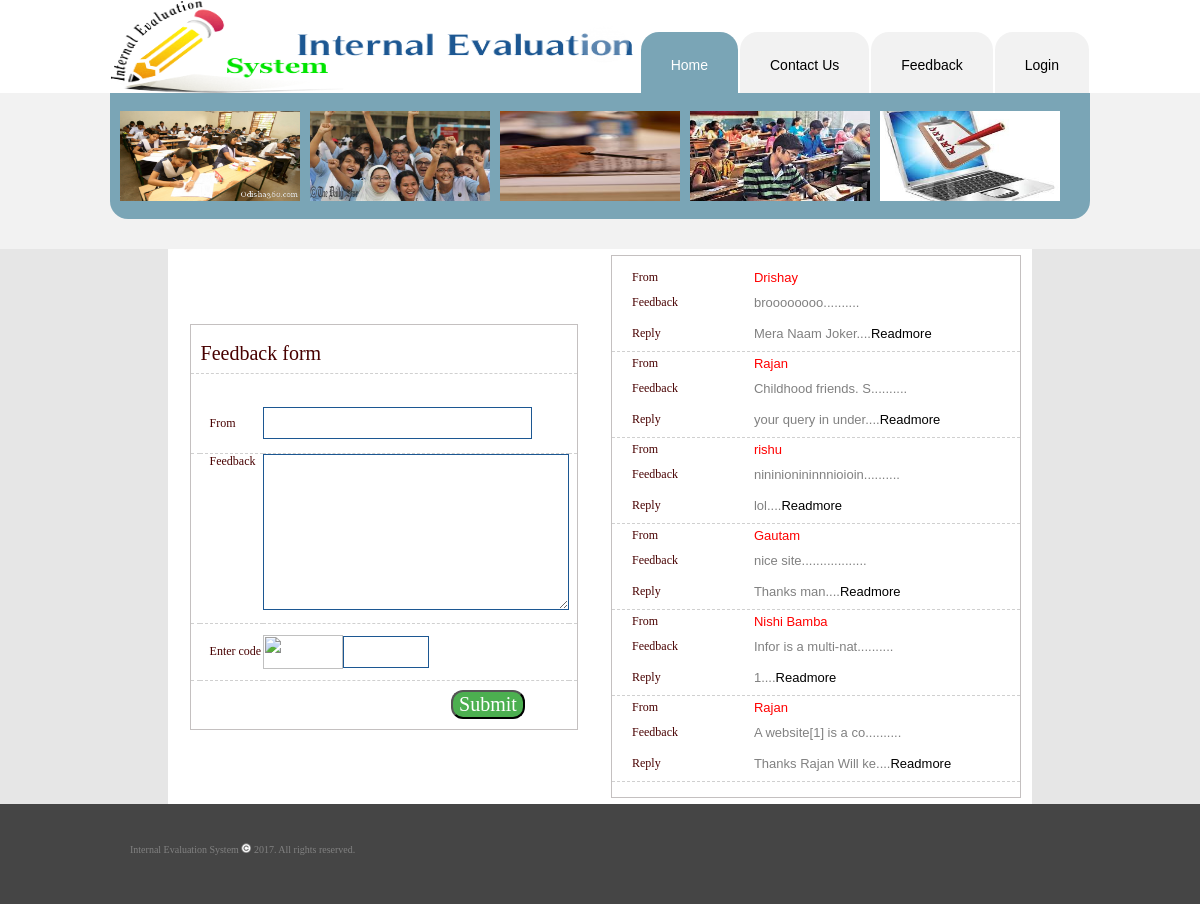
Page /danish/feedback.php on the committed database.
### tables this page shows
CREATE TABLE IF NOT EXISTS `feedback` (
  `feedbackid` varchar(50) NOT NULL,
  `fromuser` varchar(50) NOT NULL,
  `feedback` text NOT NULL,
  `reply` text NOT NULL,
  `dateofreply` varchar(20) NOT NULL,
  `status` varchar(1) NOT NULL DEFAULT 'T',
  `date` varchar(20) NOT NULL
);

### danish/feedback.php (the view, shortened to what this page needs)
<?php
$error=isset($_REQUEST["error"])?$_REQUEST["error"]:"";
include("cont.php");
$q="select * from feedback where status='T'";
$qrey=mysqli_query($con,$q);
include("top.php");
?>
<form action="feedback.php" method="post">
<div align="center">
  <center>
  <table border="0" cellpadding="0" cellspacing="0"  width="72%" height="400" class="bkwhite">
    <tr>
      <td width="50%" height="555">
      <div align="center">
          <center>
          <table border="0" cellpadding="0" cellspacing="0" width="90%" height="225" class="regtab">
            <tr>
              <td width="118%" colspan="5" height="38" class="title" id="border_bottom">
              Feedback form</td>
            </tr>
            <tr>
              <td width="100%" colspan="5" height="20" class="msg"><center><?=$error?></center></td>
            </tr>
            <tr>
              <td width="1%" height="59" id="border_bottom">&nbsp;</td>
              <td width="31%" height="59" class="labels" id="border_bottom">
              From</td>
              <td width="59%" height="59" id="border_bottom" colspan="2">
              <input type="text" name="from" size="20" class="textbox" autocomplete="off"></td>
              <td width="27%" height="59" id="border_bottom">&nbsp;</td>
            </tr>
            <tr>
              <td width="1%" height="169" id="border_bottom">&nbsp;</td>
              <td width="31%" height="169" class="labels" id="border_bottom" valign="top">
              Feedback</td>
              <td width="59%" height="169" id="border_bottom" valign="top" colspan="2">
              <textarea rows="2" name="feed" cols="20" class="textarea"></textarea></td>
              <td width="27%" height="169" id="border_bottom">&nbsp;</td>
            </tr>
            <tr>
              <td width="1%" height="56" id="border_bottom">&nbsp;</td>
              <td width="16%" height="56" class="labels" id="border_bottom">Enter
              code</td>
              <td width="59%" height="56" id="border_bottom" colspan="2">
              <div align="left">
                <table border="0" cellpadding="0" cellspacing="0" width="62%" height="32" style="border-collapse: collapse" bordercolor="#111111">
                  <tr>
                    <td width="42%" height="32">
                    <img src="imag.php" class="capcha"> </td>
                    <td width="153%" height="32">
                    <input type="text" name="code" size="7" class="textbox1" autocomplete="off"></td>
                  </tr>
                </table>
              </div>
              </td>
              <td width="27%" height="56" id="border_bottom">&nbsp;</td>
            </tr>
            <tr>
              <td width="13%" height="48"><center>&nbsp;</center></td>
              <td width="17%" height="48">&nbsp;</td>
              <td width="31%" height="48">&nbsp;</td>
              <td width="13%" height="48">
              <input type="submit" value="Submit" name="action" class="buttons"></td>
              <td width="26%" height="48">&nbsp;</td>
            </tr>
          </table>
          </center>
        </div>
  </td>
      <td width="50%" height="555" align="center">
<center>
  <table border="0" cellpadding="0" cellspacing="0"  width="95%" height="392" class="regtab">
  <tr>
    <td width="364" height="290" align="left" valign="top">
    <div align="center">
       <?php
    while($res=mysqli_fetch_row($qrey))
    {
    $query=substr($res[2],0,20);
    $reply=substr($res[3],0,20);
    ?>
    <div align="center" id="border_bottom">
        <center>
        <table border="0" cellpadding="0" cellspacing="0" width="95%" height="85" >
          <tr>
            <td width="34%"  height="2" class="labels" > From </td>
            <td width="66%" height="2" > <font color="#FF0000"> <?=$res[1]?> </font> </td>
          </tr>
          <tr>
            <td width="34%"  height="17" class="labels">Feedback</td>
            <td width="66%"  height="17"><?=$query."...."?>......</td>
          </tr>
          <tr>
            <td width="34%"  height="22" class="labels">Reply</td>
            <td width="66%"  height="22"> <?=$reply."...."?><a href="feedbackmanage_view.php?sid=<?=$res[0]?>">Readmore</a></td>
          </tr>
        </table>
        </div>
        <?php
      }
      ?>
        </center>
      </div>
      <br>
       </td>
  </tr>
  </table></center>
<?php
include("bottom.php");
?>

### danish/images/stylesheet.css (style rules this page uses)
body { margin: 0px; color: rgb(129, 129, 129); font-family: Arial, Helvetica, sans-serif; font-size: 13px; background-color: rgb(242, 242, 242); }
a { color: rgb(0, 0, 0); text-decoration: none; }
.bkwhite { background:#ffffff; }
.title { font-size: 20px; color: #480000; font-family: verdana; padding-left: 10px; }
.labels { font-size: 12px; color: #480000; font-family: verdana; padding-left: 10px; }
.textbox { height:28px; width:263px; border: 1px solid #1C5792; }
.buttons { color: #ffffff; background-color: #4CAF50; font-size: 20px; border-radius: 12px; font-family:verdana; }
.textbox1 { height:28px; width:80px; border: 1px solid #1C5792; }
#border_bottom { border-bottom: 1px dashed #d0d0d0; }
.textarea { border: 1px solid #1C5792; width: 300px; height: 150px; }
.msg { color: #ff0000; font-size: 11px; font-family: Verdana; }
.capcha { height: 34px; width: 80px; }
.regtab { padding-top:10px; border: 1px solid #C4C0C0; background-color:#ffffff; }

### rows in the picture
feedback: fromuser "Drishay", feedback "broooooooo", reply "Mera Naam Joker"
feedback: fromuser "Rajan", feedback "Childhood friends. S", reply "your query in under"
feedback: fromuser "rishu", feedback "nininionininnnioioin", reply "lol"
feedback: fromuser "Gautam", feedback "nice site........", reply "Thanks man"
feedback: fromuser "Nishi Bamba", feedback "Infor is a multi-nat", reply "1"
feedback: fromuser "Rajan", feedback "A website[1] is a co", reply "Thanks Rajan Will ke"
